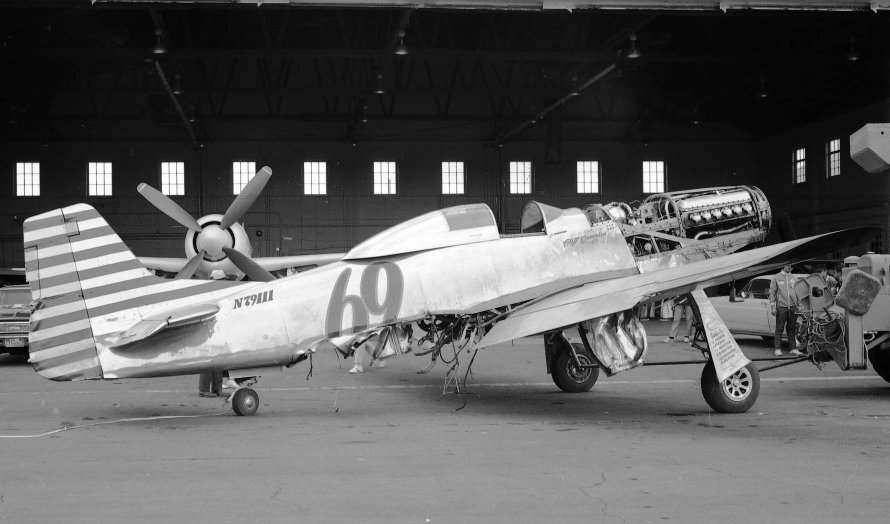
#> input picture ref/ep15/damage_1970.jpg, 1780 x 1047 px (shown at 1/2 size)
$ python -i cday15.py   (imports and definitions only)
#> lines starting #> are read from the running program, lines starting #| are printed output that depends on the picture
#> further down, picture is the input picture: PIL image 1780x1047 RGB; min 0, max 255, mean 94.6
# -*- coding: utf-8 -*-
"""15本目②：事故の日（現地 2011-09-16）の tataquax の写真を 960px で落とし、空だけの写真を機械で分ける。
カメラ時計は日本時間のまま（現地＝JST−16時間・さらに数分進み）と見ている＝窓は JST 2011-09-16 23:00〜09-17 08:30。
出力：<出力フォルダ>/<id>.jpg・sky.tsv・sheet_NN.jpg（空でないものだけ・時刻順・2列×3行・640px）
python cday15.py <出力フォルダ（scratchpad の中に。🔴 リポの中に画像を置かない）>"""
import io, json, os, re, sys, time, urllib.request
from PIL import Image, ImageDraw, ImageFont, ImageStat

OUT = sys.argv[1]
# [1 line not run here, left out]
UA = 'zukai-engine-research/1.0 (ep15 materials survey; contact via github torotorotolo)'
# [1 line not run here, left out]
SEEN = {'6361173745', '6361174209', '6450673359', '6361174323', '6452065605', '6248416879', '6361174465', '6450673505', '6452065839'}
# [1 line that did not run here, left out]
# [2 lines not run here, left out]


def fid(r):
    m = re.search(r'\((\d{8,})\)', r['title'])
    return m.group(1) if m else re.sub(r'\W+', '_', r['title'][5:40])


def get(url, path):
    if os.path.exists(path) and os.path.getsize(path) > 1000:
        return True
    for i in range(6):
        try:
            data = urllib.request.urlopen(urllib.request.Request(url, headers={'User-Agent': UA}), timeout=60).read()
            open(path, 'wb').write(data)
            time.sleep(1.2)
            return True
        except Exception as e:
            wait = 30 + 15 * i
            print('  retry', i, type(e).__name__, getattr(e, 'code', ''), 'wait', wait, flush=True)
            time.sleep(wait)
    return False


def skyness(im):
    """16×16 のブロックで、明るさのばらつきが小さい（空・曇天）ブロックの割合。"""
    g = im.convert('L').resize((160, 106))
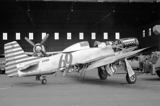
#> g: PIL image 160x106 L; min 0, max 255, mean 94.6
    n = flat = 0
    for y in range(0, 106 - 10, 10):
        for x in range(0, 160, 10):
            st = ImageStat.Stat(g.crop((x, y, x + 10, y + 10)))
            n += 1
            flat += st.stddev[0] < 6.0
#> after the loop, flat = 43; n = 160
    return flat / n


res = []
# [14 lines not run here, left out]
todo = [(r, i, s) for r, i, s in res if s is not None and s < 0.70 and i not in SEEN]
sky = [(r, i, s) for r, i, s in res if s is not None and s >= 0.70 and i not in SEEN]
# [1 line not run here, left out]

font = ImageFont.truetype('C:/Windows/Fonts/meiryo.ttc', 17)
TW, TH = 640, 430
# [14 lines not run here, left out]

>>> from PIL import Image
>>> picture = Image.open('../damage_1970.jpg')
>>> result = skyness(picture)
#> result = 0.269

$ run again, on ref/ep15/gg_pit_2010.jpg
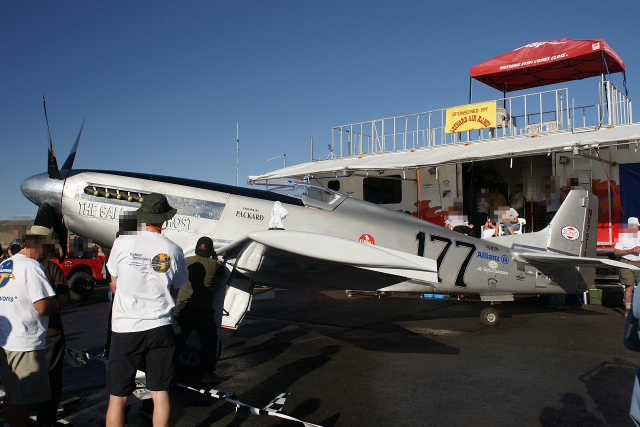
#> input picture ref/ep15/gg_pit_2010.jpg, 1280 x 853 px (shown at 1/2 size)
#> picture is the input picture: PIL image 1280x853 RGB; mean R, G, B 82.3, 90.2, 102.1
#> in skyness, `g = im.convert('L').resize((160, 106))`:
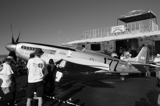
#> g: PIL image 160x106 L; min 0, max 253, mean 89.1
#> after the loop in skyness, `for y in range(0, 106 - 10, 10):`: flat = 47; n = 160
#> result = 0.294
